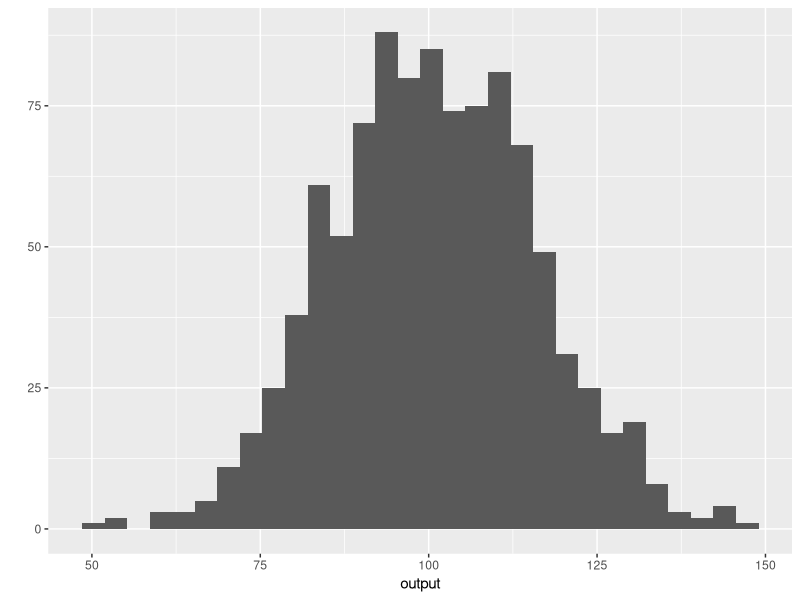
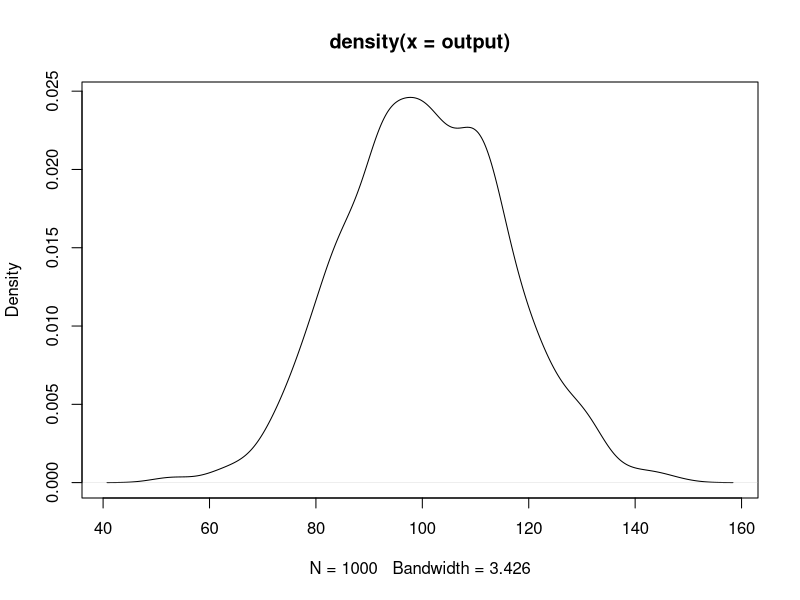

Write the R code that produced these figures, in order.
## ---- chunk 1
output <- rnorm(1000, 100, 15);
## ---- chunk 2
library(ggplot2)
qplot(output)
## ---- chunk 3
plot(density(output))
